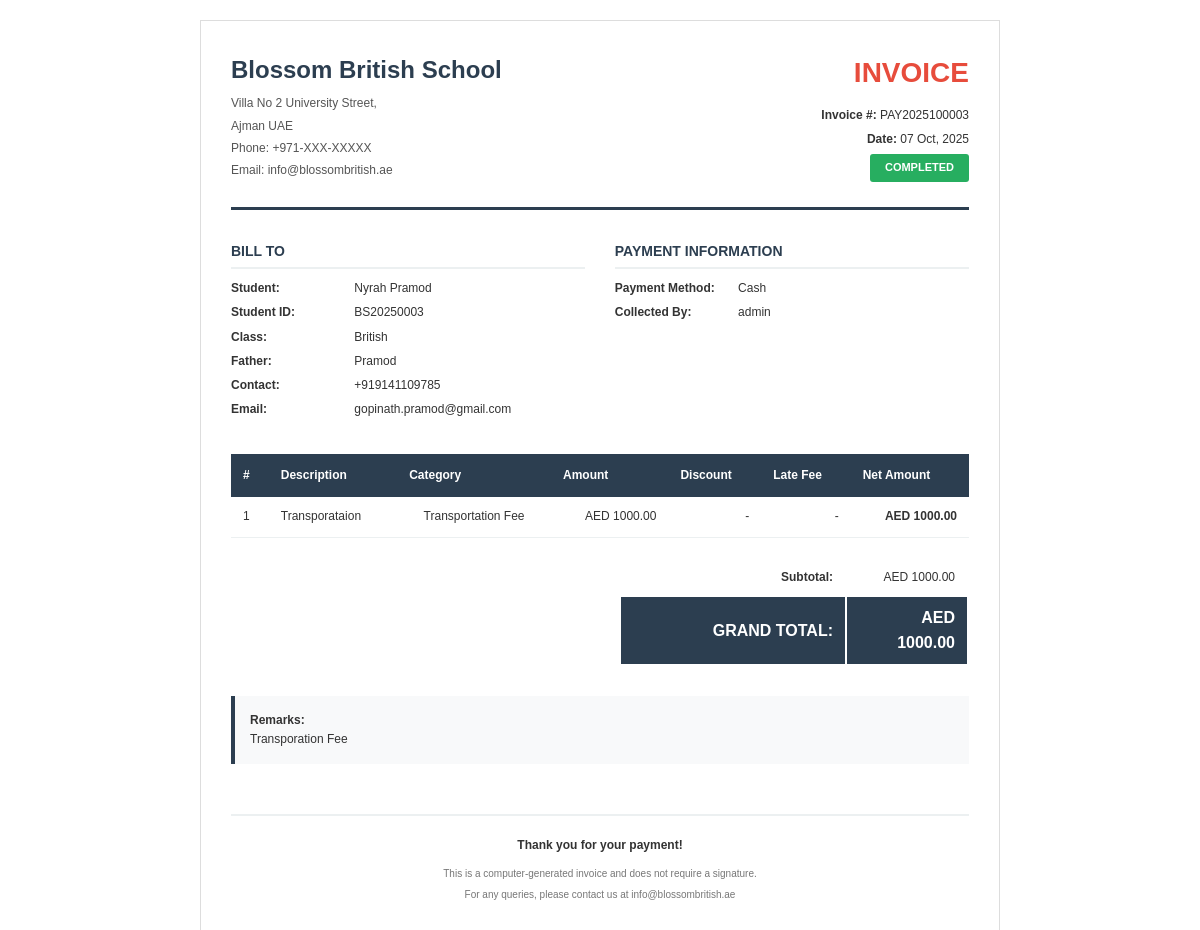
The app's page /payments/invoice/9/ (signed in) with its own data.
### payments/models.py (models this page shows, shortened)
class Payment(models.Model):
    PAYMENT_STATUS_CHOICES = [
        ('pending', 'Pending'),
        ('completed', 'Completed'),
        ('failed', 'Failed'),
        ('refunded', 'Refunded'),
        ('cancelled', 'Cancelled'),
    ]
    PAYMENT_METHOD_CHOICES = [
        ('cash', 'Cash'),
        ('bank_transfer', 'Bank Transfer'),
        ('credit_card', 'Credit Card'),
        ('debit_card', 'Debit Card'),
        ('check', 'Check'),
        ('online', 'Online Payment'),
    ]
    payment_id = models.CharField(max_length=50, unique=True, blank=True)
    student = models.ForeignKey(Student, on_delete=models.CASCADE, related_name='payments')
    total_amount = models.DecimalField(max_digits=10, decimal_places=2)
    discount_amount = models.DecimalField(max_digits=10, decimal_places=2, default=0)
    late_fee_amount = models.DecimalField(max_digits=10, decimal_places=2, default=0)
    net_amount = models.DecimalField(max_digits=10, decimal_places=2)
    payment_method = models.CharField(max_length=20, choices=PAYMENT_METHOD_CHOICES)
    payment_status = models.CharField(max_length=20, choices=PAYMENT_STATUS_CHOICES, default='pending')
    transaction_reference = models.CharField(max_length=100, blank=True)
    payment_date = models.DateField()
    remarks = models.TextField(blank=True)
    receipt_number = models.CharField(max_length=50, blank=True)
    collected_by = models.ForeignKey(User, on_delete=models.SET_NULL, null=True, blank=True)
    created_at = models.DateTimeField(auto_now_add=True)
    updated_at = models.DateTimeField(auto_now=True)
    class Meta:
        ordering = ['-payment_date', '-created_at']
        indexes = [
            models.Index(fields=['payment_id']),
            models.Index(fields=['student']),
            models.Index(fields=['payment_date']),
            models.Index(fields=['payment_status']),
        ]

class PaymentItem(models.Model):
    payment = models.ForeignKey(Payment, on_delete=models.CASCADE, related_name='payment_items')
    fee_category = models.ForeignKey(FeeCategory, on_delete=models.CASCADE)
    installment = models.ForeignKey(PaymentInstallment, on_delete=models.CASCADE, null=True, blank=True)
    description = models.CharField(max_length=200)
    amount = models.DecimalField(max_digits=10, decimal_places=2)
    discount_amount = models.DecimalField(max_digits=10, decimal_places=2, default=0)
    late_fee = models.DecimalField(max_digits=10, decimal_places=2, default=0)
    net_amount = models.DecimalField(max_digits=10, decimal_places=2)

### students/models.py (models this page shows, shortened)
class Student(models.Model):
    GENDER_CHOICES = [
        ('M', 'Male'),
        ('F', 'Female'),
    ]
    STATUS_CHOICES = [
        ('pending', 'Pending'),
        ('approved', 'Approved'),
        ('enrolled', 'Enrolled'),
        ('rejected', 'Rejected'),
        ('graduated', 'Graduated'),
        ('transferred', 'Transferred'),
        ('withdrawn', 'Withdrawn'),
    ]
    DAYS_CHOICES = [
        ('2_days', '2 Days'),
        ('3_days', '3 Days'),
        ('4_days', '4 Days'),
        ('5_days', '5 Days'),
        ('6_days', '6 Days'),
        ('full_week', 'Full Week'),
    ]
    id = models.UUIDField(primary_key=True, default=uuid.uuid4, editable=False)
    student_id = models.CharField(max_length=20, unique=True, blank=True)
    first_name = models.CharField(max_length=100)
    last_name = models.CharField(max_length=100)
    family_name = models.CharField(max_length=100, blank=True)
    nationality = models.CharField(max_length=100)
    gender = models.CharField(max_length=1, choices=GENDER_CHOICES)
    date_of_birth = models.DateField()
    age_at_enrollment = models.IntegerField(blank=True, null=True)
    religion = models.CharField(max_length=100, blank=True)
    child_emirates_id = models.CharField(max_length=20, blank=True)
    languages_spoken = models.TextField(blank=True)
    child_photo = models.ImageField(upload_to='student_photos/child/', blank=True, null=True)
    mother_photo = models.ImageField(upload_to='student_photos/mother/', blank=True, null=True)
    father_photo = models.ImageField(upload_to='student_photos/father/', blank=True, null=True)
    father_name = models.CharField(max_length=100)
    father_nationality = models.CharField(max_length=100)
    father_place_of_work = models.CharField(max_length=200, blank=True)
    father_position_held = models.CharField(max_length=200, blank=True)
    father_mobile = models.CharField(max_length=20, blank=True)
    father_work_telephone = models.CharField(max_length=20, blank=True)
    father_email = models.EmailField(blank=True)
    mother_name = models.CharField(max_length=100)
    mother_nationality = models.CharField(max_length=100)
    mother_place_of_work = models.CharField(max_length=200, blank=True)
    mother_position_held = models.CharField(max_length=200, blank=True)
    mother_mobile = models.CharField(max_length=20, blank=True)
    mother_work_telephone = models.CharField(max_length=20, blank=True)
    mother_email = models.EmailField(blank=True)
    siblings_info = models.TextField(blank=True, help_text="Sibling names and ages")
    home_telephone = models.CharField(max_length=20, blank=True)
    full_home_address = models.TextField()
    po_box_number = models.CharField(max_length=50, blank=True)
    city = models.CharField(max_length=100, default='Dubai')
    first_contact_person = models.CharField(max_length=100)
    first_contact_relationship = models.CharField(max_length=50)
    first_contact_telephone = models.CharField(max_length=20)
    second_contact_person = models.CharField(max_length=100, blank=True)
    second_contact_relationship = models.CharField(max_length=50, blank=True)
    second_contact_telephone = models.CharField(max_length=20, blank=True)
    term_to_begin = models.TextField(null=True, blank=True)
    days_per_week = models.CharField(max_length=10, choices=DAYS_CHOICES, default="5_days")
    hours_required = models.CharField(max_length=200, blank=True)
    class_room = models.ForeignKey(ClassRooms, on_delete=models.SET_NULL, null=True, blank=True)
    status = models.CharField(max_length=20, choices=STATUS_CHOICES, default='pending',null=True, blank=True)
    approved = models.BooleanField(default=False)
    year_of_admission = models.IntegerField()
    date_start = models.DateField(blank=True, null=True)
    date_end = models.DateField(blank=True, null=True)
    is_active = models.BooleanField(default=True)
    created_by = models.ForeignKey(User, on_delete=models.SET_NULL, null=True, blank=True)
    email = models.EmailField(blank=True)
    phone_number = models.CharField(max_length=20, blank=True)
    created_at = models.DateTimeField(auto_now_add=True)
    updated_at = models.DateTimeField(auto_now=True)
    parent_signature_date = models.DateField(blank=True, null=True)
    class Meta:
        ordering = ['-created_at']
        indexes = [
            models.Index(fields=['student_id']),
            models.Index(fields=['status']),
            models.Index(fields=['created_at']),
        ]
    def get_full_name(self):
        return f"{self.first_name} {self.last_name}"

### home/models.py (models this page shows, shortened)
class ClassRooms(models.Model):
    class_name = models.CharField(max_length=20)
    created_by = models.ForeignKey(CustomUser,on_delete=models.SET_NULL, null=True, blank=True)
    created_at = models.DateField(auto_now_add=True)
    updated_at = models.DateField(auto_now=True)
    def __str__(self):
        return str(self.class_name)

class CustomUser(AbstractBaseUser, PermissionsMixin):
    email = models.EmailField(unique=True, verbose_name='email address')
    username = models.CharField(max_length=30, unique=True,verbose_name='username')
    first_name = models.CharField(max_length=30, blank=True, verbose_name='first name')
    last_name = models.CharField(max_length=30, blank=True, verbose_name='last name')
    is_active = models.BooleanField(default=True, verbose_name='active')
    is_staff = models.BooleanField(default=False, verbose_name='staff status')
    avatar = models.ImageField(upload_to='avatars/', blank=True, null=True)
    role = models.CharField(max_length=20,
                            choices=(
                                ("user","user"),
                                ("account","account"),
                                ("admin","admin"),
                            ),
                            default='user'
                            )
    date_joined = models.DateTimeField(auto_now_add=True, verbose_name='date joined')
    objects = CustomUserManager()
    USERNAME_FIELD = 'username'
    REQUIRED_FIELDS = ["first_name", "last_name", "email"]
    class Meta:
        verbose_name = 'user'
        verbose_name_plural = 'users'

class FeeCategory(models.Model):
    name = models.CharField(max_length=30)
    created_at = models.DateField(auto_now_add=True)
    modified_at = models.DateField(auto_now=True)

### home/decorators.py (the view)
    def wrapper_func(request, *args, **kwargs):
        if request.user.is_authenticated:
            return view_func(request,*args,**kwargs)
        else:
            messages.info(request,"You are not logged in please login to continue")
            return redirect("signin")

### templates/payments/invoice.html (shortened to what this page needs)
<!DOCTYPE html>
<html lang="en">
<head>
</head>
<body>
    <div class="invoice-container">
        <div class="header">
            <div class="school-info">
                <h1>{{ school.name }}</h1>
                <p>{{ school.address }}</p>
                <p>{{ school.city }}</p>
                {% if school.phone %}
                <p>Phone: {{ school.phone }}</p>
                {% endif %}
                {% if school.email %}
                <p>Email: {{ school.email }}</p>
                {% endif %}
            </div>
            <div class="invoice-details">
                <h2>INVOICE</h2>
                <p><strong>Invoice #:</strong> {{ payment.payment_id }}</p>
                <p><strong>Date:</strong> {{ payment.payment_date|date:"d M, Y" }}</p>
                <p>
                    <span class="payment-status status-{{ payment.payment_status }}">
                        {{ payment.get_payment_status_display }}
                    </span>
                </p>
            </div>
        </div>
        <div class="info-section">
            <div class="bill-to">
                <div class="section-title">BILL TO</div>
                <div class="info-row">
                    <span class="info-label">Student:</span>
                    <span>{{ student.get_full_name }}</span>
                </div>
                <div class="info-row">
                    <span class="info-label">Student ID:</span>
                    <span>{{ student.student_id }}</span>
                </div>
                <div class="info-row">
                    <span class="info-label">Class:</span>
                    <span>{{ student.class_room|default:"N/A" }}</span>
                </div>
                <div class="info-row">
                    <span class="info-label">Father:</span>
                    <span>{{ student.father_name }}</span>
                </div>
                <div class="info-row">
                    <span class="info-label">Contact:</span>
                    <span>{{ student.father_mobile|default:student.phone_number }}</span>
                </div>
                <div class="info-row">
                    <span class="info-label">Email:</span>
                    <span>{{ student.father_email|default:student.email }}</span>
                </div>
            </div>
            <div class="payment-info">
                <div class="section-title">PAYMENT INFORMATION</div>
                <div class="info-row">
                    <span class="info-label">Payment Method:</span>
                    <span>{{ payment.get_payment_method_display }}</span>
                </div>
                {% if payment.collected_by %}
                <div class="info-row">
                    <span class="info-label">Collected By:</span>
                    <span>{{ payment.collected_by.get_full_name|default:payment.collected_by.username }}</span>
                </div>
                {% endif %}
            </div>
        </div>
        <table class="items-table">
            <thead>
                <tr>
                    <th>#</th>
                    <th>Description</th>
                    <th class="text-center">Category</th>
                    <th class="text-right">Amount</th>
                    <th class="text-right">Discount</th>
                    <th class="text-right">Late Fee</th>
                    <th class="text-right">Net Amount</th>
                </tr>
            </thead>
            <tbody>
                {% for item in payment_items %}
                <tr>
                    <td>{{ forloop.counter }}</td>
                    <td>{{ item.description }}</td>
                    <td class="text-center">{{ item.fee_category.name }}</td>
                    <td class="text-right">AED {{ item.amount|floatformat:2 }}</td>
                    <td class="text-right">
                        {% if item.discount_amount > 0 %}
                            -AED {{ item.discount_amount|floatformat:2 }}
                        {% else %}
                            -
                        {% endif %}
                    </td>
                    <td class="text-right">
                        {% if item.late_fee > 0 %}
                            +AED {{ item.late_fee|floatformat:2 }}
                        {% else %}
                            -
                        {% endif %}
                    </td>
                    <td class="text-right"><strong>AED {{ item.net_amount|floatformat:2 }}</strong></td>
                </tr>
                {% endfor %}
            </tbody>
        </table>
        <div class="totals-section">
            <table class="totals-table">
                <tr>
                    <td class="label">Subtotal:</td>
                    <td class="amount">AED {{ subtotal|floatformat:2 }}</td>
                </tr>
                <tr class="grand-total">
                    <td class="label">GRAND TOTAL:</td>
                    <td class="amount">AED {{ grand_total|floatformat:2 }}</td>
                </tr>
            </table>
        </div>
        {% if payment.remarks %}
        <div style="margin-top: 30px; padding: 15px; background-color: #f8f9fa; border-left: 4px solid #2c3e50;">
            <strong>Remarks:</strong><br>
            {{ payment.remarks }}
        </div>
        {% endif %}
        <div class="footer">
            <p style="margin-bottom: 10px;"><strong>Thank you for your payment!</strong></p>
            <p style="font-size: 10px; color: #777;">
                This is a computer-generated invoice and does not require a signature.
            </p>
            <p style="font-size: 10px; color: #777; margin-top: 5px;">
                For any queries, please contact us at {{ school.email }}
            </p>
        </div>
    </div>
</body>
</html>

### records on screen
Payment: payment_id "PAY2025100003", payment_date "07 Oct, 2025", payment_status "COMPLETED", payment_method "Cash", collected_by.get_full_name "admin", total_amount "1000.00", net_amount "1000.00", remarks "Transporation Fee"
Student: get_full_name "Nyrah Pramod", student_id "BS20250003", class_room "British", father_name "Pramod", father_mobile "+919141109785", father_email "gopinath.pramod@gmail.com"
PaymentItem: description "Transporataion", fee_category.name "Transportation Fee", amount "1000.00", net_amount "1000.00"

### other values on screen
{{ school.name }} "Blossom British School"
{{ school.address }} "Villa No 2 University Street,"
{{ school.city }} "Ajman UAE"
{{ school.phone }} "+971-XXX-XXXXX"
{{ school.email }} "info@blossombritish.ae"
